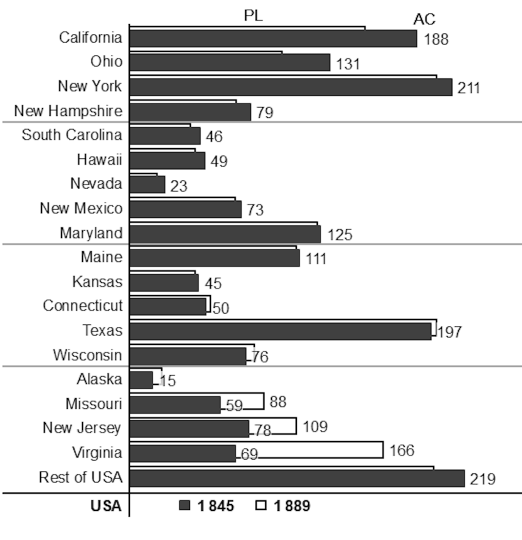
#> input picture Dataset/test5.png, 1044 x 1080 px, found by its file name (shown at 1/2 size)
$ jupyter execute --allow-errors Startingatzero_Clean_Hybrid_EasyOCR_Tesseract.ipynb
#> lines starting #> are read from the running program, lines starting #| are printed output that depends on the picture
# Starts-at-Zero Checker — Clean Hybrid OCR Version

This notebook uses a safer hybrid OCR design:

1. **EasyOCR first**: detect and read numeric axis labels.
2. **Scoring system**: choose the most likely value axis from EasyOCR only.
3. **Tesseract fallback**: only runs if EasyOCR cannot prove that the axis starts at zero.
4. **Final rescue**: small targeted crop around the expected zero area.

Important design rule: **Tesseract is not merged into the main OCR list before scoring.** This prevents Tesseract noise from influencing the first axis decision.

[cell 1]
# Install only once if your environment does not already have these packages.
# On macOS, pytesseract also needs the real Tesseract binary:
#   brew install tesseract

# %pip install opencv-python easyocr pytesseract pillow pandas matplotlib numpy

[cell 2]
import os
import re
from shutil import which
from collections import defaultdict

import cv2
import numpy as np
import pandas as pd
import easyocr
import pytesseract
from PIL import Image as PILImage
from IPython.display import display, Image as IPImage

[cell 3]
# -----------------------------
# Configuration
# -----------------------------

OCR_SCALE = 2.0
EASYOCR_MIN_CONF = 0.20

# Keep Tesseract strict. Do not use PSM 11/13 for this task.
TESSERACT_MIN_CONF = 20.0
TESSERACT_PSM_MODES = (4, 6)
TESSERACT_WHITELIST = "0123456789.,%$€£+-Oo"

VERTICAL_LEFT_STRIP_RATIO = 0.18       # Used only when EasyOCR cannot form an axis.
HORIZONTAL_BOTTOM_STRIP_RATIO = 0.25   # Used only when EasyOCR cannot form an axis.

ZERO_ABS_TOLERANCE = 1e-9

# Setup Tesseract command path.
# You may override it manually if needed:
# pytesseract.pytesseract.tesseract_cmd = "/opt/homebrew/bin/tesseract"
tesseract_path = os.getenv("TESSERACT_CMD") or which("tesseract") or "/opt/homebrew/bin/tesseract"
pytesseract.pytesseract.tesseract_cmd = tesseract_path
print("Tesseract path:", pytesseract.pytesseract.tesseract_cmd)

#> (a cell that did not finish here is left out)

[cell 5]
# -----------------------------
# Text parsing and box helpers
# -----------------------------

# [31 lines left out: functions normalize_ocr_text, extract_number, not called in this run]


def is_zero_value(value):
    return value is not None and abs(float(value)) <= ZERO_ABS_TOLERANCE


# [46 lines left out: functions easyocr_box_geometry, make_detection, dedupe_detections, not called in this run]

[cell 6]
# -----------------------------
# EasyOCR main pass
# -----------------------------

def preprocess_for_easyocr(image):
    """Preprocess the full chart for EasyOCR.

    EasyOCR runs on a 2x image, but all boxes are converted back to original coordinates.
    """
    gray = cv2.cvtColor(image, cv2.COLOR_BGR2GRAY)
    gray = cv2.resize(gray, None, fx=OCR_SCALE, fy=OCR_SCALE, interpolation=cv2.INTER_CUBIC)

    clahe = cv2.createCLAHE(clipLimit=2.5, tileGridSize=(8, 8))
    gray = clahe.apply(gray)
    return gray


def ocr_numeric_boxes_easyocr(image):
    """Run EasyOCR and return numeric detections in original image coordinates."""
    processed = preprocess_for_easyocr(image)
    results = reader.readtext(processed)

    numeric_boxes = []
    for box, text, confidence in results:
        if confidence < EASYOCR_MIN_CONF:
            continue

        value = extract_number(text)
        if value is None:
            continue

        geo = easyocr_box_geometry(box, scale=OCR_SCALE)
        numeric_boxes.append(
            make_detection(
                value=value,
                text=text,
                confidence=confidence,
                source="easyocr",
                geo=geo,
                stage="easyocr_main",
            )
        )

    return dedupe_detections(numeric_boxes)

[cell 7]
# -----------------------------
# Axis scoring system
# -----------------------------

# [216 lines left out: functions is_monotonic, is_evenly_spaced_values, remove_same_position_duplicates, score_vertical_axis_group, find_vertical_value_axis, score_horizontal_axis_group and 2 more, not called in this run]


def axis_contains_zero(axis_group):
    return any(is_zero_value(item["value"]) for item in axis_group)

[cell 8]
# -----------------------------
# Tesseract helpers
# -----------------------------

# [93 lines left out: functions preprocess_variants_for_tesseract, run_tesseract_numeric_on_crop, not called in this run]

[cell 9]
# -----------------------------
# Tesseract fallback logic
# -----------------------------

# [110 lines left out: functions estimate_zero_position_from_axis, tesseract_zero_near_expected_position, tesseract_axis_strip_rescue, not called in this run]

[cell 10]
# -----------------------------
# Final EasyOCR rescue
# -----------------------------

# [61 lines left out: function easyocr_zero_rescue_crop, not called in this run]

[cell 11]
# -----------------------------
# Final decision function
# -----------------------------

# [15 lines left out: function summarize_axis_group, not called in this run]


def check_starts_at_zero(image_path, orientation="vertical", debug=False):
#> called with orientation = 'horizontal', debug = True
    image = cv2.imread(image_path)
#> image is the input picture: shape (1080, 1044, 3); mean B, G, R 208.2, 208.2, 208.2
    if image is None:
        raise ValueError(f"Image not found: {image_path}")

    h, w = image.shape[:2]
#> h = 1080; w = 1044
    trace = []

    # 1. EasyOCR main pass.
    easy_numbers = ocr_numeric_boxes_easyocr(image)
#> in preprocess_for_easyocr, `gray = cv2.resize(gray, None, fx=OCR_SCALE, fy=OCR_SCALE, interpolatio..`:
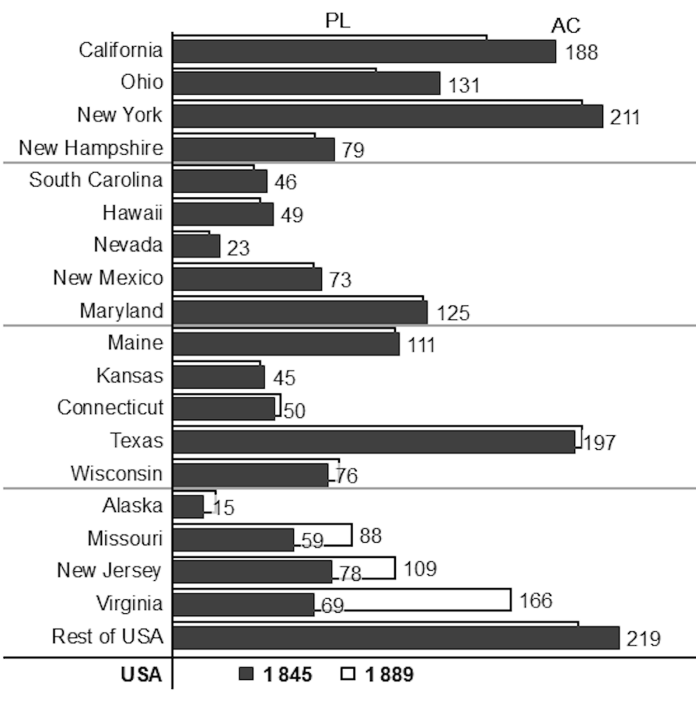
#> gray: shape (2160, 2088) (shown at 1/3 size); min 0, max 255, mean 208.2
    axis_group, score_debug = find_value_axis(easy_numbers, w, h, orientation, return_debug=True)
    trace.append(f"EasyOCR numeric detections: {len(easy_numbers)}")
    trace.append(f"EasyOCR selected axis labels: {len(axis_group)}")

    if axis_contains_zero(axis_group):
        result = {
            "status": "compliant",
            "starts_at_zero": True,
            "axis_type": "y-axis" if orientation == "vertical" else "x-axis",
            "zero_source": "easyocr_axis_group",
            "axis_values": [d["value"] for d in axis_group],
            "axis_group": summarize_axis_group(axis_group),
            "trace": trace,
        }
        if debug:
            result["easyocr_detections"] = easy_numbers
            result["score_debug"] = score_debug
        return result

    # 2. Tesseract expected-zero fallback if EasyOCR found an axis but missed zero.
    tesseract_zero = []
    if axis_group:
        tesseract_zero = tesseract_zero_near_expected_position(image, axis_group, orientation)
        trace.append(f"Tesseract expected-zero detections: {len(tesseract_zero)}")
        if tesseract_zero:
            result = {
                "status": "compliant",
                "starts_at_zero": True,
                "axis_type": "y-axis" if orientation == "vertical" else "x-axis",
                "zero_source": "tesseract_expected_zero_rescue",
                "axis_values": [d["value"] for d in axis_group] + [0.0],
                "axis_group": summarize_axis_group(axis_group),
                "rescued_zero": summarize_axis_group(tesseract_zero),
                "trace": trace,
            }
            if debug:
                result["easyocr_detections"] = easy_numbers
                result["tesseract_detections"] = tesseract_zero
                result["score_debug"] = score_debug
            return result

    # 3. Tesseract axis-strip rescue only if EasyOCR could not form a usable axis.
    t_axis_numbers = []
    t_axis_group = []
    if not axis_group:
        t_axis_numbers = tesseract_axis_strip_rescue(image, orientation)
        t_axis_group, t_score_debug = find_value_axis(t_axis_numbers, w, h, orientation, return_debug=True)
        trace.append(f"Tesseract axis-strip detections: {len(t_axis_numbers)}")
        trace.append(f"Tesseract selected axis labels: {len(t_axis_group)}")

        if axis_contains_zero(t_axis_group):
            result = {
                "status": "compliant",
                "starts_at_zero": True,
                "axis_type": "y-axis" if orientation == "vertical" else "x-axis",
                "zero_source": "tesseract_axis_strip_rescue",
                "axis_values": [d["value"] for d in t_axis_group],
                "axis_group": summarize_axis_group(t_axis_group),
                "trace": trace,
            }
            if debug:
                result["easyocr_detections"] = easy_numbers
                result["tesseract_detections"] = t_axis_numbers
                result["score_debug"] = score_debug
                result["tesseract_score_debug"] = t_score_debug
            return result
    else:
        t_score_debug = []

    # 4. Final small-crop EasyOCR zero rescue.
    final_zero = easyocr_zero_rescue_crop(image, orientation)
    trace.append(f"Final EasyOCR zero rescue detections: {len(final_zero)}")
    if final_zero and axis_group:
        result = {
            "status": "compliant",
            "starts_at_zero": True,
            "axis_type": "y-axis" if orientation == "vertical" else "x-axis",
            "zero_source": "easyocr_final_zero_rescue",
            "axis_values": [d["value"] for d in axis_group] + [0.0],
            "axis_group": summarize_axis_group(axis_group),
            "rescued_zero": summarize_axis_group(final_zero),
            "trace": trace,
        }
        if debug:
            result["easyocr_detections"] = easy_numbers
            result["tesseract_detections"] = tesseract_zero + t_axis_numbers
            result["final_zero_detections"] = final_zero
            result["score_debug"] = score_debug
        return result

    # 5. No zero found.
    if not axis_group and not t_axis_group:
        result = {
            "status": "unknown",
            "starts_at_zero": None,
            "reason": "No reliable value axis was found.",
            "axis_type": "y-axis" if orientation == "vertical" else "x-axis",
            "zero_source": None,
            "axis_values": [],
            "trace": trace,
        }
    else:
        final_axis_group = axis_group if axis_group else t_axis_group
        result = {
            "status": "non_compliant",
            "starts_at_zero": False,
            "reason": "A value axis was found, but no zero label was detected by EasyOCR, Tesseract fallback, or final rescue.",
            "axis_type": "y-axis" if orientation == "vertical" else "x-axis",
            "zero_source": None,
            "axis_values": [d["value"] for d in final_axis_group],
            "axis_group": summarize_axis_group(final_axis_group),
            "trace": trace,
        }

    if debug:
        result["easyocr_detections"] = easy_numbers
        result["tesseract_detections"] = tesseract_zero + t_axis_numbers
        result["final_zero_detections"] = final_zero
        result["score_debug"] = score_debug
        result["tesseract_score_debug"] = t_score_debug
    return result


$ run again, with Dataset/test1.png copied over Dataset/test5.png
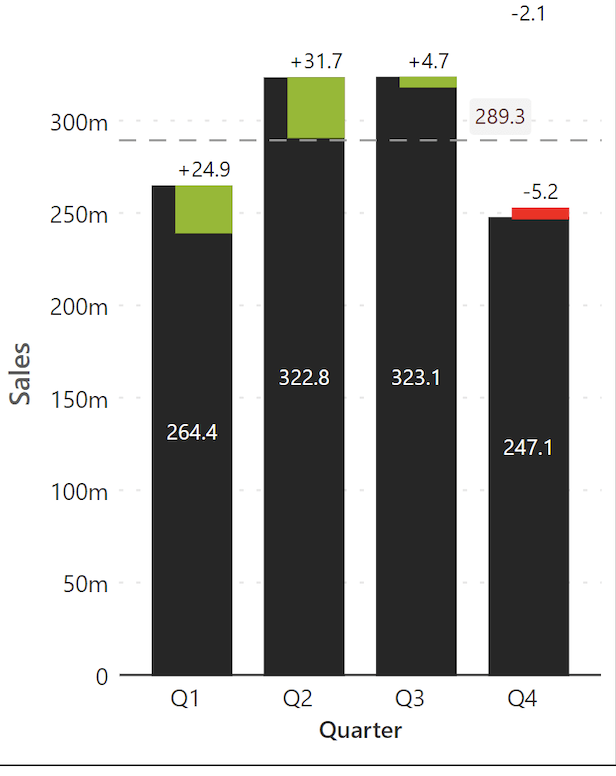
#> input picture Dataset/test1.png, 616 x 776 px, found by its file name
#> in check_starts_at_zero, image is the input picture: shape (776, 616, 3); mean B, G, R 174.1, 176, 175.8
#> in preprocess_for_easyocr, `gray = clahe.apply(gray)`:
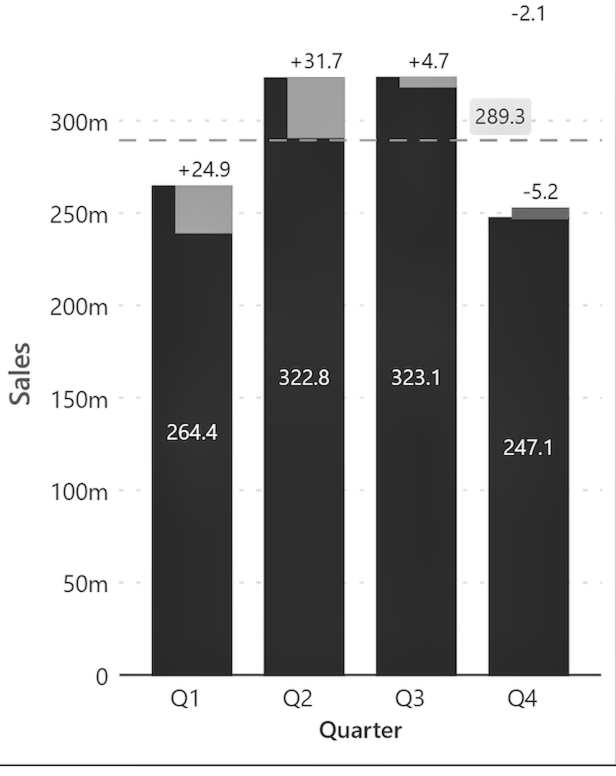
#> gray: shape (1552, 1232) (shown at 1/2 size); min 1, max 255, mean 177.7

$ run again, with Dataset/test2.png copied over Dataset/test5.png
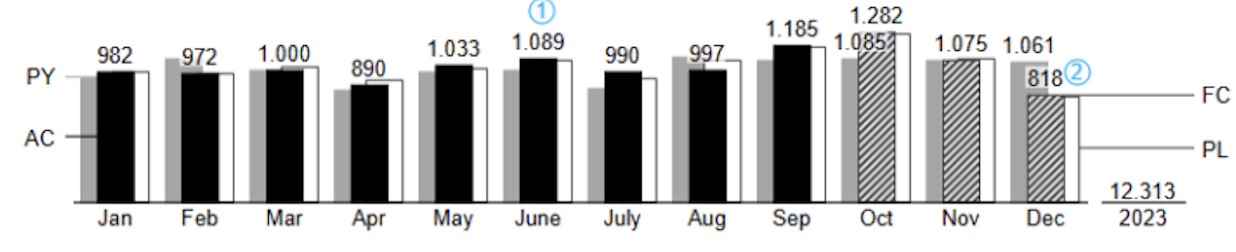
#> input picture Dataset/test2.png, 1236 x 252 px, found by its file name
#> in check_starts_at_zero, image is the input picture: shape (252, 1236, 3); mean B, G, R 195.1, 195, 194.9
#> in preprocess_for_easyocr, `gray = clahe.apply(gray)`:
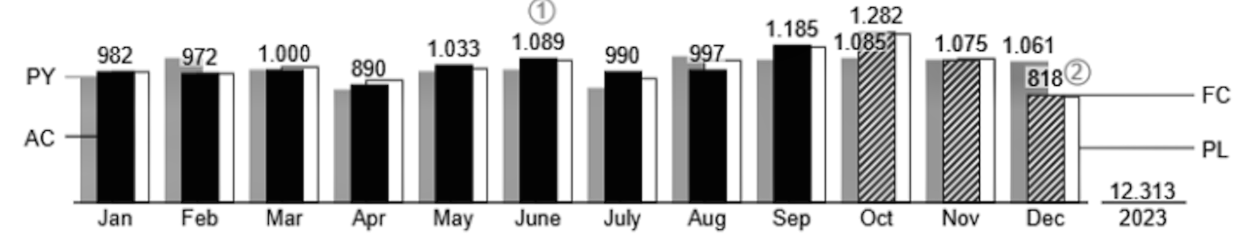
#> gray: shape (504, 2472) (shown at 1/2 size); min 0, max 255, mean 191.4
